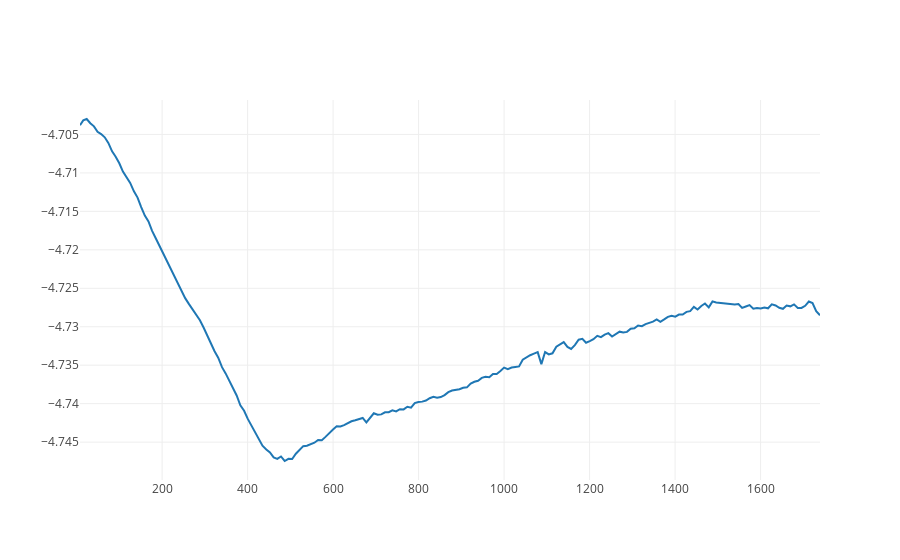

The cell this chart's notebook holds for it:
### Code cell
trace = go.Scatter(x=Field_data, y=result.split(','), name='Original data')
iplot([trace], filename='test')

### Figure 1 — Plotly figure (JSON) as saved in the notebook; plotly's stock layout.template omitted (floating-point values rounded to 4 significant figures; data arrays with more than 128 entries replaced by an {"elided": "..."} marker saying what was removed)
{"data": [{"name": "Original data", "x": {"elided": "201 str values"}, "y": {"elided": "201 str values"}, "type": "scatter", "uid": "1e51c1c2-9dd7-4ad5-937a-a18cba6b052b"}], "layout": {}}
